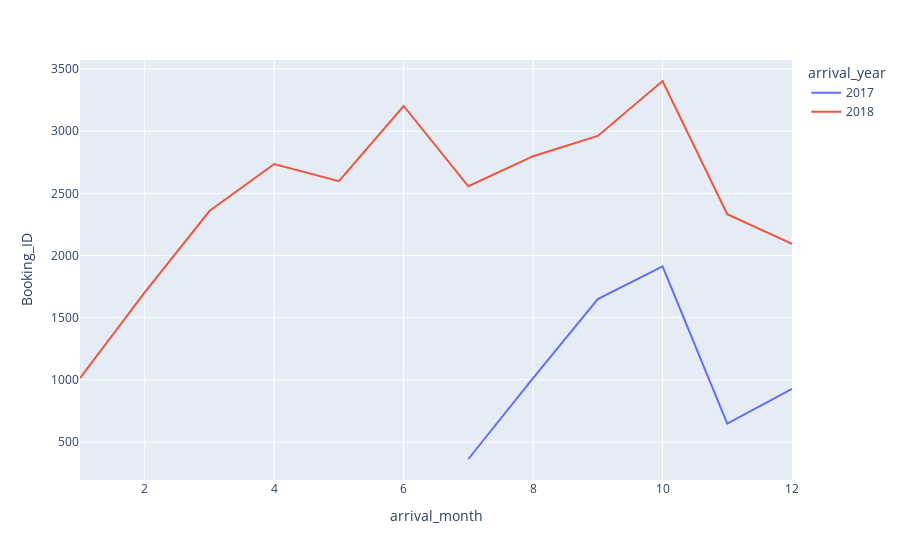

The code cell stored with this chart in its notebook:
### Code cell
fig = px.line(pivot, x="arrival_month", y="Booking_ID", color='arrival_year')
fig.show()

### Figure 1 — Plotly figure (JSON) as saved in the notebook; plotly's stock layout.template omitted (floating-point values rounded to 4 significant figures)
{"data": [{"hovertemplate": "arrival_year=2017<br>arrival_month=%{x}<br>Booking_ID=%{y}<extra></extra>", "legendgroup": "2017", "line": {"color": "#636efa", "dash": "solid"}, "marker": {"symbol": "circle"}, "mode": "lines", "name": "2017", "orientation": "v", "showlegend": true, "type": "scatter", "x": [7, 8, 9, 10, 11, 12], "xaxis": "x", "y": [363, 1014, 1649, 1913, 647, 928], "yaxis": "y"}, {"hovertemplate": "arrival_year=2018<br>arrival_month=%{x}<br>Booking_ID=%{y}<extra></extra>", "legendgroup": "2018", "line": {"color": "#EF553B", "dash": "solid"}, "marker": {"symbol": "circle"}, "mode": "lines", "name": "2018", "orientation": "v", "showlegend": true, "type": "scatter", "x": [1, 2, 3, 4, 5, 6, 7, 8, 9, 10, 11, 12], "xaxis": "x", "y": [1014, 1704, 2358, 2736, 2598, 3203, 2557, 2799, 2962, 3404, 2333, 2093], "yaxis": "y"}], "layout": {"legend": {"title": {"text": "arrival_year"}, "tracegroupgap": 0}, "margin": {"t": 60}, "xaxis": {"anchor": "y", "domain": [0, 1], "title": {"text": "arrival_month"}}, "yaxis": {"anchor": "x", "domain": [0, 1], "title": {"text": "Booking_ID"}}}}
